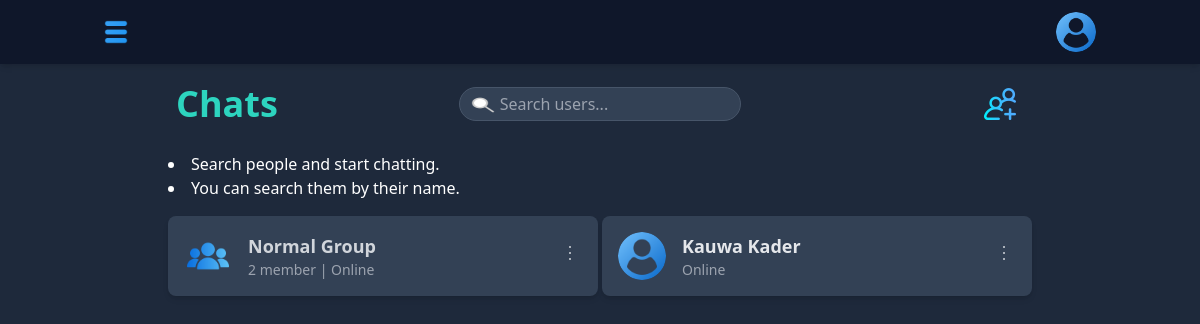
Page / (signed in) on the earlier database version.
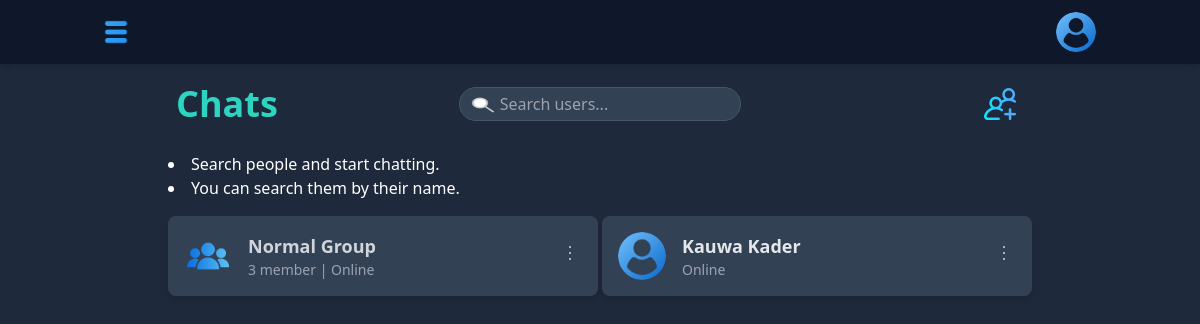
Same page on the later database version.
### chat/models.py (models this page shows, shortened)
class ChatRoom(models.Model):
    uid = models.CharField(max_length=200, unique=True, blank=True)
    name = models.CharField(max_length=100, null=True, blank=True)
    avatar = models.ImageField(upload_to=chat_group_avatar_path, blank=True)
    admin = models.ForeignKey(User, on_delete=models.CASCADE, null=True, blank=True, related_name='admin_of_rooms') # access all ChatRooms of a user by User.admin_of_rooms.all()
    members = models.ManyToManyField(User, blank=True, related_name='rooms') # access all rooms of a user by User.rooms.all()
    is_private = models.BooleanField(default=False)
    second_user = models.ForeignKey(User, on_delete=models.CASCADE, blank=True, null=True) # I will use this field in views function for storing second_user for private chat
    created_at = models.DateTimeField(auto_now_add=True)
    updated_at = models.DateTimeField(auto_now=True)
    class Meta:
        ordering = ('-updated_at', 'created_at')
    @property
    def member_count(self):
        return self.members.count()

### chat/views/chat.py (the view)
# urls.py: path('', Home, name='home'),
@login_required
def Home(request):
    user = request.user
    rooms = user.rooms.all() # works because of related_name='rooms' in ChatRoom model
    '''set the other_user field of private chat rooms to access the other user of the private chat room in the template'''
    for room in rooms:
        if room.is_private:
            room.second_user = room.members.exclude(id=user.id).first()
    return render(request, 'chat/pages/home.html', {'rooms': rooms})

### chat/models.py (called while the page is built)
    @property
    def full_name(self):
        return self.user.get_full_name()

### templates/chat/pages/home.html (shortened to what this page needs)
{% extends "chat/base.html" %}
{% block content %}
    {% include "chat/components/navbar.html" %}
    {% include "chat/home/home_chat_list.html" %}
{% endblock content %}

### templates/chat/home/home_chat_list.html (shortened to what this page needs)
{% load static %}
<div class="container mx-auto px-4 py-2 max-w-4xl">
    {% include "chat/home/header_home_chat_list.html" %}
    <div id="user-list" class="grid grid-cols-1 md:grid-cols-2 gap-1">
    {% for room in rooms %}
        {% if room.is_private %}
        <div class="relative bg-slate-700 p-4 rounded-lg shadow-md flex items-center justify-between">
            <a href="{% url "chatroom" room.uid %}">
                <div class="flex items-center space-x-4">
                    <img src="{{ room.second_user.profile.avatar.url }}" alt="User Avatar" class="w-12 h-12 rounded-full">
                    <div>
                        <p class="text-lg font-semibold text-gray-200">{{ room.second_user.profile.full_name }}</p>
                        <p class="text-sm text-gray-400">
                            {% if room.second_user.profile.is_online %}
                                Online
                            {% else %}
                                active {{ room.second_user.profile.last_seen|timesince }} ago
                            {% endif %}
                        </p>
                    </div>
                </div>
            </a>
            <div class="relative">
                <button class="three-dot-btn focus:outline-none" data-index="0">
                    <svg class="w-6 h-6 text-gray-300" fill="none" stroke="currentColor" viewBox="0 0 24 24" xmlns="http://www.w3.org/2000/svg">
                        <path stroke-linecap="round" stroke-linejoin="round" stroke-width="2" d="M12 6h.01M12 12h.01M12 18h.01"></path>
                    </svg>
                </button>
            </div>
        </div>
        {% else %}
        <div class="relative bg-slate-700 p-4 rounded-lg shadow-md flex items-center justify-between">
            <a href="{% url "chatroom" room.uid %}" class="">
                <div class="flex items-center space-x-4">
                    <img src="{{ room.avatar.url }}" alt="User Avatar" class="w-12 h-12 rounded-full border-1 border-teal-400">
                    <div>
                        <p class="text-lg font-semibold text-gray-300">{{ room.name }}</p>
                        <p class="text-sm text-gray-400">{{ room.member_count }} member | Online</p>
                    </div>
                </div>
            </a>
            <div class="relative">
                <button class="three-dot-btn focus:outline-none" data-index="0">
                    <svg class="w-6 h-6 text-gray-300" fill="none" stroke="currentColor" viewBox="0 0 24 24" xmlns="http://www.w3.org/2000/svg">
                        <path stroke-linecap="round" stroke-linejoin="round" stroke-width="2" d="M12 6h.01M12 12h.01M12 18h.01"></path>
                    </svg>
                </button>
            </div>
        </div>
        {% endif %}
    {% endfor %}
    </div>
</div>

Differences in the rows shown:
changed ChatRoom "Normal Group": member_count "2" → "3"
